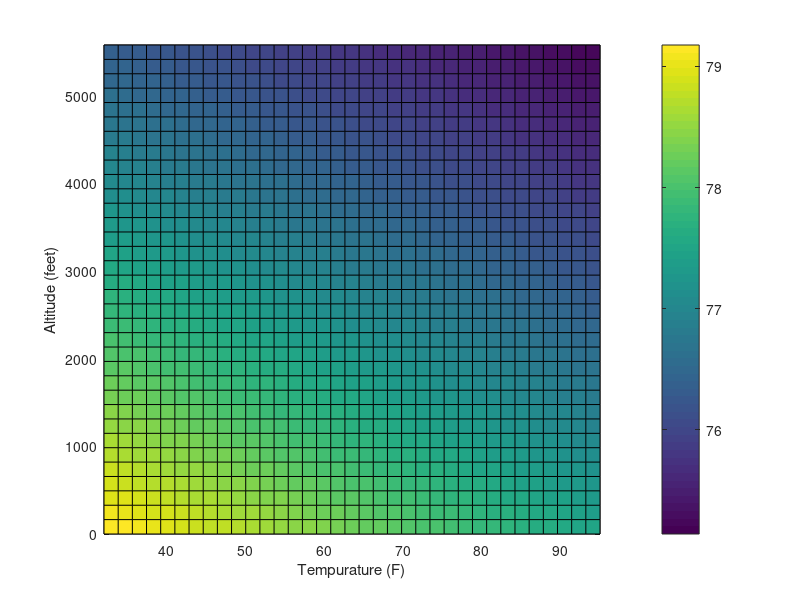

The MATLAB source for this figure: (Note: this script raises an error after producing the figure.)
clf;
clear;
a = 0;
b = 0;
tp = 50
tp2 = 1
for i = 0 : tp : 1700
    a = a+1;
    b =0;
    elevation(a) = i;
    for j = 0 + 273.15 : tp2 : 35 + 273.15
        b = b+1;
        temp(b) = j;
        P = ((1+ ((.0065 * elevation(a))/temp(b))) ^ 5.252) / 101300
        P = 1/P
        density = P/(287.05*temp(b));
        velocity(a,b) = 5.31 * density + 28.55; 
    end
end
velocity = velocity * 2.236;

temp = temp - 273.15
temp = (temp * 1.8) + 32

elevation = elevation * 3.28
pcolor( temp,elevation,velocity)
xlabel('Tempurature (F)')
ylabel('Altitude (feet)')
c = colorbar;
c.Label.String = 'Velocity (mph)';